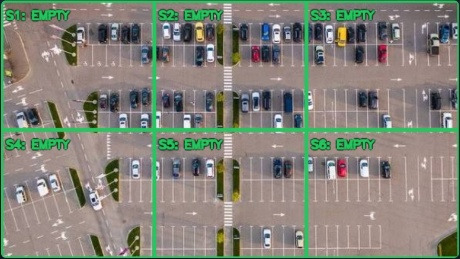
#> input picture data/samples/aerial_monitored_lot.jpg, 460 x 259 px
$ python -i model.py   (imports and definitions only)   (older library calls are emulated)
#> lines starting #> are read from the running program, lines starting #| are printed output that depends on the picture
"""Slot occupancy classifier.
Primary path (scripts/train_mobilenet.py): MobileNetV2 transfer learning.
Robust CPU vision pipeline: multi-feature perceptron + texture & edge analyzer
which trains rapidly on standard CPU and classifies Occupied vs Empty across both
real aerial photography and synthetic benchmarks.
"""
from __future__ import annotations
from pathlib import Path
import cv2
import joblib
import numpy as np
from sklearn.neural_network import MLPClassifier
from sklearn.pipeline import Pipeline
from sklearn.preprocessing import StandardScaler

CLASS_NAMES = ("empty", "occupied")
INPUT_SIZE = 32
MODEL_PATH = Path(__file__).resolve().parents[1] / "models" / "parking_mlp.joblib"
WEIGHTS_PATH = Path(__file__).resolve().parents[1] / "models" / "parking_mlp_weights.npz"


def image_to_features(image: np.ndarray) -> np.ndarray:
    """Extract invariant multi-spectral, texture, and edge features for occupancy detection."""
    rgb = image if image.ndim == 3 else cv2.cvtColor(image, cv2.COLOR_GRAY2RGB)
    h, w = rgb.shape[:2]

    # 1. 32x32 color downsample (3,072 features)
    tiny = cv2.resize(rgb, (INPUT_SIZE, INPUT_SIZE), interpolation=cv2.INTER_AREA).astype(np.float32) / 255.0
    f_tiny = tiny.reshape(-1)

    # 2. Color and luminance statistics
    gray = cv2.cvtColor(rgb, cv2.COLOR_RGB2GRAY)
    hsv = cv2.cvtColor(rgb, cv2.COLOR_RGB2HSV)

    mean_r, std_r = float(np.mean(rgb[:, :, 0])), float(np.std(rgb[:, :, 0]))
    mean_g, std_g = float(np.mean(rgb[:, :, 1])), float(np.std(rgb[:, :, 1]))
    mean_b, std_b = float(np.mean(rgb[:, :, 2])), float(np.std(rgb[:, :, 2]))
    mean_s, std_s = float(np.mean(hsv[:, :, 1])), float(np.std(hsv[:, :, 1]))

    # 3. Texture and edge density (Laplacian variance and Canny edge ratio)
    lap_var = float(cv2.Laplacian(gray, cv2.CV_64F).var())
    edges = cv2.Canny(gray, 35, 110)
    edge_ratio = float(np.mean(edges > 0))

    # 4. Sub-quadrant variances (to capture localized vehicle presence in larger bays)
    sub_h, sub_w = max(2, h // 2), max(2, w // 2)
    quad_stds = []
    for sy in range(2):
        for sx in range(2):
            sub = gray[sy * sub_h : (sy + 1) * sub_h, sx * sub_w : (sx + 1) * sub_w]
            quad_stds.append(float(np.std(sub)) if sub.size > 0 else 0.0)

    stats = np.array([
        mean_r, std_r, mean_g, std_g, mean_b, std_b,
        mean_s, std_s, lap_var, edge_ratio, *quad_stds
    ], dtype=np.float32)

    return np.concatenate([f_tiny, stats])


def augment_features(image: np.ndarray) -> list[np.ndarray]:
    """Apply photometric and geometric augmentations to bolster real-world generalization."""
    variants = [image, cv2.flip(image, 1)]
    bright = np.clip(image.astype(np.float32) * 1.20, 0, 255).astype(np.uint8)
    dark = np.clip(image.astype(np.float32) * 0.80, 0, 255).astype(np.uint8)
    variants.extend([bright, dark])

    # Slight rotation jitter
    angle = cv2.getRotationMatrix2D((image.shape[1] / 2, image.shape[0] / 2), 6, 1.0)
    rotated = cv2.warpAffine(image, angle, (image.shape[1], image.shape[0]))
    variants.append(rotated)

    return [image_to_features(v) for v in variants]


# [43 lines left out: functions build_sklearn_model, export_pure_numpy_weights, save_sklearn_model, not called in this run]


def load_sklearn_model(path: Path = MODEL_PATH):
    payload = joblib.load(path)
    return payload["model"], tuple(payload["classes"])

>>> import cv2
>>> picture = cv2.cvtColor(cv2.imread('../data/samples/aerial_monitored_lot.jpg'), cv2.COLOR_BGR2RGB)
>>> result = augment_features(picture)
#> in image_to_features, `f_tiny = tiny.reshape(-1)`: f_tiny = 3072 values, max 0.745 at index 585, min 0.0667 at index 2975, mean 0.503
#> in image_to_features, `hsv = cv2.cvtColor(rgb, cv2.COLOR_RGB2HSV)`: hsv: shape (259, 460, 3); mean H, S, V 50.8, 55.2, 144.6
#> in image_to_features, `mean_r, std_r = float(np.mean(rgb[:, :, 0])), float(np.std(rgb[:, :, 0..`: mean_r = 132; std_r = 44.77
#> in image_to_features, `mean_g, std_g = float(np.mean(rgb[:, :, 1])), float(np.std(rgb[:, :, 1..`: mean_g = 131.7; std_g = 34.88
#> in image_to_features, `mean_b, std_b = float(np.mean(rgb[:, :, 2])), float(np.std(rgb[:, :, 2..`: mean_b = 121.1; std_b = 35.43
#> in image_to_features, `mean_s, std_s = float(np.mean(hsv[:, :, 1])), float(np.std(hsv[:, :, 1..`: mean_s = 55.24; std_s = 50.54
#> in image_to_features, `lap_var = float(cv2.Laplacian(gray, cv2.CV_64F).var())`: lap_var = 1674.3
#> in image_to_features, `edges = cv2.Canny(gray, 35, 110)`:
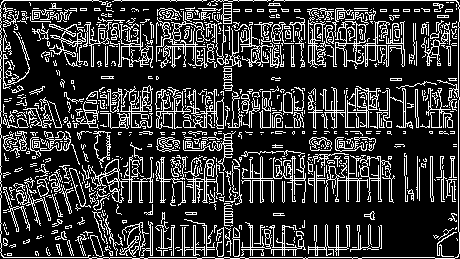
#> edges: shape (259, 460); 21.1% white in thin lines or dots
#> in image_to_features, `edge_ratio = float(np.mean(edges > 0))`: edge_ratio = 0.211
#> after the loop in image_to_features, `for sy in range(2):`: quad_stds = [36.15, 35.7, 29.93, 26.67]
#> in image_to_features, `stats = np.array([ mean_r, std_r, mean_g, std_g, mean_b, std_b, mean_s..`: stats = [132, 44.77, 131.7, 34.88, 121.1, 35.43, 55.24, 50.54, 1674.3, 0.211, 36.15, 35.7, 29.93, 26.67]
#> in image_to_features (call 2), `f_tiny = tiny.reshape(-1)`: f_tiny = 3072 values, max 0.745 at index 660, min 0.0667 at index 2882, mean 0.503
#> in image_to_features (call 2), `hsv = cv2.cvtColor(rgb, cv2.COLOR_RGB2HSV)`: hsv: shape (259, 460, 3); mean H, S, V 50.8, 55.2, 144.6
#> in image_to_features (call 2), `edges = cv2.Canny(gray, 35, 110)`: edges: shape (259, 460); 21.1% white in thin lines or dots
#> after the loop in image_to_features (call 2), `for sy in range(2):`:
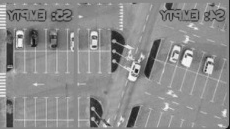
#> sub: shape (129, 230); min 17, max 249, mean 140.3
#> after the loop in image_to_features (call 2), `for sy in range(2):`: quad_stds = [35.7, 36.15, 26.67, 29.93]
#> in image_to_features (call 2), `stats = np.array([ mean_r, std_r, mean_g, std_g, mean_b, std_b, mean_s..`: stats = [132, 44.77, 131.7, 34.88, 121.1, 35.43, 55.24, 50.54, 1674.3, 0.211, 35.7, 36.15, 26.67, 29.93]
#> in image_to_features (call 3), `f_tiny = tiny.reshape(-1)`: f_tiny = 3072 values, max 0.859 at index 585, min 0.0784 at index 2975, mean 0.601
#> in image_to_features (call 3), `hsv = cv2.cvtColor(rgb, cv2.COLOR_RGB2HSV)`: hsv: shape (259, 460, 3); mean H, S, V 50, 55.2, 172.7
#> in image_to_features (call 3), `mean_r, std_r = float(np.mean(rgb[:, :, 0])), float(np.std(rgb[:, :, 0..`: mean_r = 157.7; std_r = 53.04
#> in image_to_features (call 3), `mean_g, std_g = float(np.mean(rgb[:, :, 1])), float(np.std(rgb[:, :, 1..`: mean_g = 157.4; std_g = 41.23
#> in image_to_features (call 3), `mean_b, std_b = float(np.mean(rgb[:, :, 2])), float(np.std(rgb[:, :, 2..`: mean_b = 144.7; std_b = 41.65
#> in image_to_features (call 3), `mean_s, std_s = float(np.mean(hsv[:, :, 1])), float(np.std(hsv[:, :, 1..`: mean_s = 55.16; std_s = 50.89
#> in image_to_features (call 3), `lap_var = float(cv2.Laplacian(gray, cv2.CV_64F).var())`: lap_var = 2365.3
#> in image_to_features (call 3), `edges = cv2.Canny(gray, 35, 110)`: edges: shape (259, 460); 22.1% white in thin lines or dots
#> in image_to_features (call 3), `edge_ratio = float(np.mean(edges > 0))`: edge_ratio = 0.221
#> after the loop in image_to_features (call 3), `for sy in range(2):`:
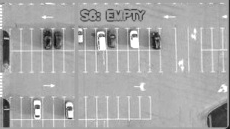
#> sub: shape (129, 230); min 11, max 255, mean 168.4
#> after the loop in image_to_features (call 3), `for sy in range(2):`: quad_stds = [42.51, 42.22, 34.98, 31.37]
#> in image_to_features (call 3), `stats = np.array([ mean_r, std_r, mean_g, std_g, mean_b, std_b, mean_s..`: stats = [157.7, 53.04, 157.4, 41.23, 144.7, 41.65, 55.16, 50.89, 2365.3, 0.221, 42.51, 42.22, 34.98, 31.37]
#> in image_to_features (call 4), `f_tiny = tiny.reshape(-1)`: f_tiny = 3072 values, max 0.592 at index 585, min 0.051 at index 2975, mean 0.401
#> in image_to_features (call 4), `hsv = cv2.cvtColor(rgb, cv2.COLOR_RGB2HSV)`: hsv: shape (259, 460, 3); mean H, S, V 49.9, 55.5, 115.3
#> in image_to_features (call 4), `mean_r, std_r = float(np.mean(rgb[:, :, 0])), float(np.std(rgb[:, :, 0..`: mean_r = 105.2; std_r = 35.81
#> in image_to_features (call 4), `mean_g, std_g = float(np.mean(rgb[:, :, 1])), float(np.std(rgb[:, :, 1..`: mean_g = 105; std_g = 27.9
#> in image_to_features (call 4), `mean_b, std_b = float(np.mean(rgb[:, :, 2])), float(np.std(rgb[:, :, 2..`: mean_b = 96.51; std_b = 28.35
#> in image_to_features (call 4), `mean_s, std_s = float(np.mean(hsv[:, :, 1])), float(np.std(hsv[:, :, 1..`: mean_s = 55.5; std_s = 50.8
#> in image_to_features (call 4), `lap_var = float(cv2.Laplacian(gray, cv2.CV_64F).var())`: lap_var = 1073.1
#> in image_to_features (call 4), `edges = cv2.Canny(gray, 35, 110)`: edges: shape (259, 460); 20.1% white in thin lines or dots
#> in image_to_features (call 4), `edge_ratio = float(np.mean(edges > 0))`: edge_ratio = 0.201
#> after the loop in image_to_features (call 4), `for sy in range(2):`:
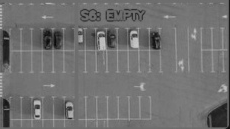
#> sub: shape (129, 230); min 7, max 199, mean 112.3
#> after the loop in image_to_features (call 4), `for sy in range(2):`: quad_stds = [28.91, 28.56, 23.94, 21.34]
#> in image_to_features (call 4), `stats = np.array([ mean_r, std_r, mean_g, std_g, mean_b, std_b, mean_s..`: stats = [105.2, 35.81, 105, 27.9, 96.51, 28.35, 55.5, 50.8, 1073.1, 0.201, 28.91, 28.56, 23.94, 21.34]
#> in image_to_features (call 5), `f_tiny = tiny.reshape(-1)`: f_tiny = 3072 values, max 0.737 at index 2448, min 0 at index 0, mean 0.478
#> in image_to_features (call 5), `gray = cv2.cvtColor(rgb, cv2.COLOR_RGB2GRAY)`:
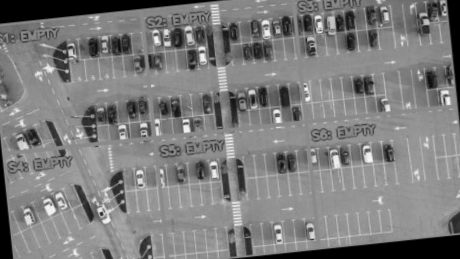
#> gray: shape (259, 460); min 0, max 248, mean 123.9
#> in image_to_features (call 5), `hsv = cv2.cvtColor(rgb, cv2.COLOR_RGB2HSV)`: hsv: shape (259, 460, 3); mean H, S, V 47.9, 50.4, 137
#> in image_to_features (call 5), `mean_r, std_r = float(np.mean(rgb[:, :, 0])), float(np.std(rgb[:, :, 0..`: mean_r = 126.1; std_r = 51.61
#> in image_to_features (call 5), `mean_g, std_g = float(np.mean(rgb[:, :, 1])), float(np.std(rgb[:, :, 1..`: mean_g = 124.5; std_g = 44.14
#> in image_to_features (call 5), `mean_b, std_b = float(np.mean(rgb[:, :, 2])), float(np.std(rgb[:, :, 2..`: mean_b = 115.3; std_b = 42.94
#> in image_to_features (call 5), `mean_s, std_s = float(np.mean(hsv[:, :, 1])), float(np.std(hsv[:, :, 1..`: mean_s = 50.35; std_s = 47.57
#> in image_to_features (call 5), `lap_var = float(cv2.Laplacian(gray, cv2.CV_64F).var())`: lap_var = 655
#> in image_to_features (call 5), `edges = cv2.Canny(gray, 35, 110)`:
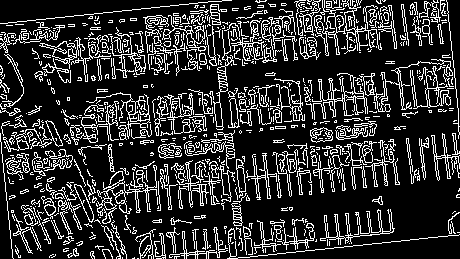
#> edges: shape (259, 460); 19.1% white in thin lines or dots
#> in image_to_features (call 5), `edge_ratio = float(np.mean(edges > 0))`: edge_ratio = 0.191
#> after the loop in image_to_features (call 5), `for sy in range(2):`:
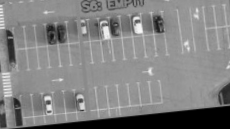
#> sub: shape (129, 230); min 0, max 248, mean 129.7
#> after the loop in image_to_features (call 5), `for sy in range(2):`: quad_stds = [47.59, 38.73, 36.15, 46.14]
#> in image_to_features (call 5), `stats = np.array([ mean_r, std_r, mean_g, std_g, mean_b, std_b, mean_s..`: stats = [126.1, 51.61, 124.5, 44.14, 115.3, 42.94, 50.35, 47.57, 655, 0.191, 47.59, 38.73, 36.15, 46.14]
#> result = 5 items
